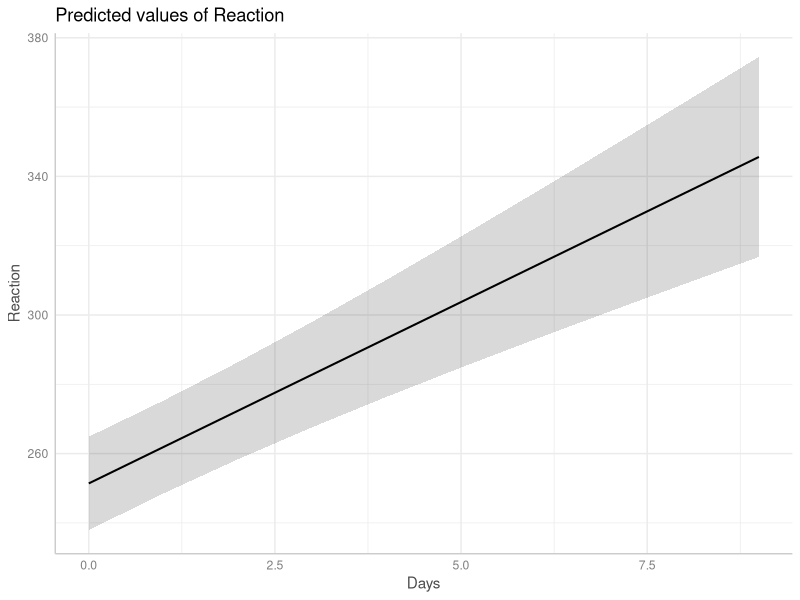
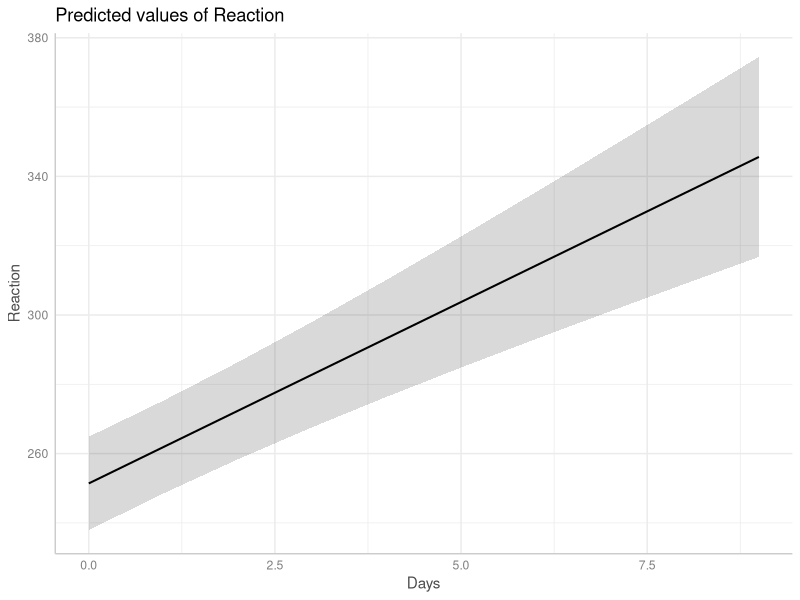

These charts were generated, in order, by the following R code: (Note: this script raises an error after producing the figures.)
## ---- chunk 1
knitr::opts_chunk$set(collapse = TRUE, comment = "#>", dev = "png", fig.width = 7, fig.height = 4, message = FALSE, warning = FALSE)
options(width = 800)
dev_version <- length(strsplit(packageDescription("ggeffects")$Version, "\\.")[[1]]) > 3
if (!requireNamespace("ggplot2", quietly = TRUE) ||
    !requireNamespace("lme4", quietly = TRUE) ||
    !requireNamespace("glmmTMB", quietly = TRUE) ||
    !requireNamespace("sjlabelled", quietly = TRUE)) {
  knitr::opts_chunk$set(eval = FALSE)
}
## ---- chunk 2
library(ggeffects)
library(lme4)
data(sleepstudy)
m <- lmer(Reaction ~ Days + (1 + Days | Subject), data = sleepstudy)

pr <- ggpredict(m, "Days")
pr
plot(pr)
## ---- chunk 3
pr <- ggpredict(m, "Days", type = "random")
pr
plot(pr)
## ---- chunk 4
ggpredict(m, "Days", type = "random", condition = c(Subject = 330))
## ---- chunk 5
ggpredict(m, "Days", type = "sim")
## ---- chunk 6
library(glmmTMB)
data(Salamanders)
m <- glmmTMB(
  count ~ spp + mined + (1 | site), 
  ziformula = ~ spp + mined, 
  family = truncated_poisson, 
  data = Salamanders
)
## ---- chunk 7
ggpredict(m, "spp")

ggpredict(m, "spp", type = "random")
## ---- chunk 8
ggpredict(m, "spp", type = "zero_inflated")
## ---- chunk 9
ggpredict(m, "spp", type = "zi_random")
## ---- chunk 10
ggpredict(m, "spp", type = "simulate")
## ---- chunk 11
library(sjlabelled)
data(efc)
efc$e15relat <- as_label(efc$e15relat)
m <- lmer(neg_c_7 ~ c12hour + c160age + c161sex + (1 | e15relat), data = efc)
me <- ggpredict(m, terms = "c12hour")
plot(me)
## ---- chunk 12
me <- ggpredict(m, terms = "c12hour", type = "random")
plot(me)
## ---- chunk 13
me <- ggpredict(m, terms = c("c12hour", "e15relat"), type = "random")
plot(me, ci = FALSE)
## ---- chunk 14
me <- ggpredict(m, terms = c("c12hour", "e15relat [child,sibling]"), type = "random")
plot(me, ci = FALSE)
## ---- chunk 15
plot(me)
## ---- chunk 16
me <- ggpredict(
  m, 
  terms = c("c12hour", "c161sex", "c160age", "e15relat [child,sibling]"), 
  type = "random"
)
plot(me)
## ---- chunk 17
set.seed(123)
m <- lmer(Reaction ~ Days + (1 + Days | Subject), data = sleepstudy)
me <- ggpredict(m, terms = c("Days", "Subject [sample=7]"), type = "random")
plot(me)
## ---- chunk 18
plot(me, add.data = TRUE, ci = FALSE)
